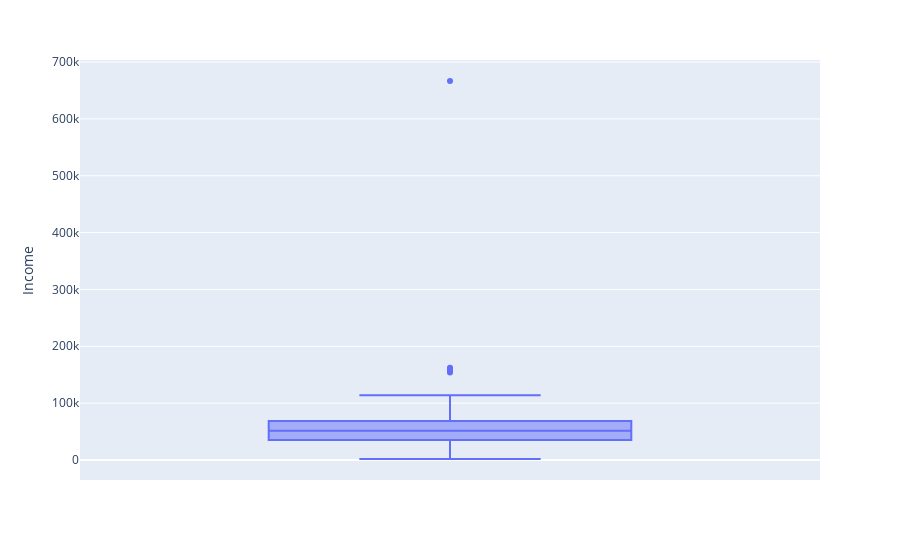

Write notebook code for a chart like this one.
### Markdown cell above
des outliers semblent emerger avec la variable income. Commençons notre analyse univariée par cette variable.

### Code cell
px.box(data, y="Income")

### Figure 1 — Plotly figure (JSON) as saved in the notebook; plotly's stock layout.template omitted (floating-point values rounded to 4 significant figures; data arrays with more than 128 entries replaced by an {"elided": "..."} marker saying what was removed)
{"data": [{"alignmentgroup": "True", "hovertemplate": "Income=%{y}<extra></extra>", "legendgroup": "", "marker": {"color": "#636efa"}, "name": "", "notched": false, "offsetgroup": "", "orientation": "v", "showlegend": false, "type": "box", "x0": " ", "xaxis": "x", "y": {"elided": "2216 int values"}, "y0": " ", "yaxis": "y"}], "layout": {"boxmode": "group", "legend": {"tracegroupgap": 0}, "margin": {"t": 60}, "xaxis": {"anchor": "y", "domain": [0, 1]}, "yaxis": {"anchor": "x", "domain": [0, 1], "title": {"text": "Income"}}}}
